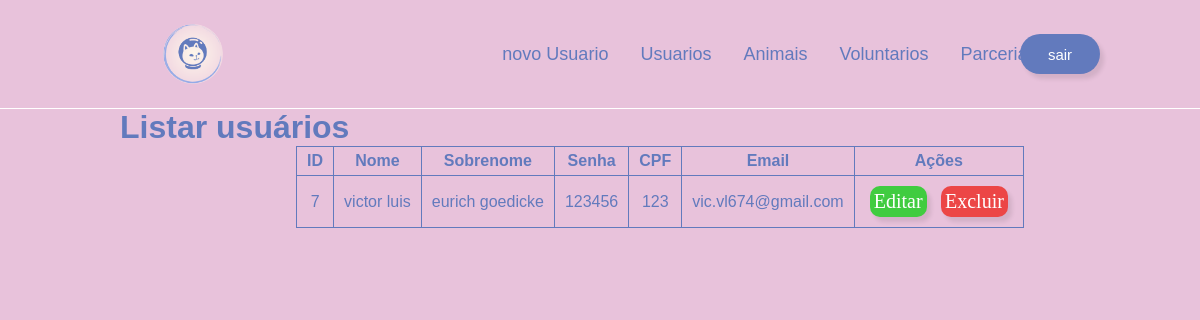
The page /administracao/crud.php?page=listar (signed in) on the database its author committed.
### tables this page shows
CREATE TABLE `cadastro` (
  `id` int(11) NOT NULL,
  `nome` varchar(255) NOT NULL,
  `sobrenome` varchar(255) NOT NULL,
  `senha` varchar(25) NOT NULL,
  `cpf` varchar(255) NOT NULL,
  `email` varchar(255) NOT NULL
);

### classes/db2.php (called while the page is built)
<?php
    class conexao
    {
        private $host = "localhost";
        private $user = "root";
        private $pass = "";
        private $base  = "dbcadastro";
        private $conn1;
        public function __construct()
        {
            $this->conn1 = mysqli_connect($this->host, $this->user , $this->pass) or die ("Conexao com o banco ".mysqli_error($this->conn1));
            mysqli_select_db($this->conn1,$this->base)or die ("erro ao conectar ".mysqli_error($this->conn1));
        }
        public function getConn()
        {
            return $this->conn1;
        }
    }

### classes/usuarioDB.php (called while the page is built, shortened)
<?php
class UsuarioDB
{
    private $conexao;
    private $id;
    private $nome;
    private $sobrenome;
    private $senha;
    private $cpf;
    private $email;
    public function __construct()
    {
        $this->conexao = new conexao();
    }
    public function getNome()
    {
        return $this->nome;
    }
    public function setNome($nome)
    {
        $this->nome = $nome;
    }
    public function getSobrenome()
    {
        return $this->sobrenome;
    }
    public function setSobrenome($sobrenome)
    {
        $this->sobrenome = $sobrenome;
    }
    public function getSenha()
    {
        return $this->senha;
    }
    public function setSenha($senha)
    {
        $this->senha = $senha;
    }
    public function getEmail()
    {
        return $this->email;
    }
    public function setEmail($email)
    {
        $this->email = $email;
    }
    public function getCpf()
    {
        return $this->cpf;
    }
    public function setCpf($cpf)
    {
        $this->cpf = $cpf;
    }
    public function getId()
    {
        return $this->id;
    }
    public function setId($id)
    {
        $this->id = $id;
    }
    public function ListarUsuarios()
    {
        $usuarios = array();
        $sql = "SELECT * FROM cadastro";
        $res = mysqli_query($this->conexao->getConn(), $sql);
        while ($row = mysqli_fetch_assoc($res)) {
            $usuariodb = new UsuarioDB();
            $usuariodb->setId($row['id']);
            $usuariodb->setNome($row['nome']);
            $usuariodb->setSobrenome($row['sobrenome']);
            $usuariodb->setSenha($row['senha']);
            $usuariodb->setCpf($row['cpf']);
            $usuariodb->setEmail($row['email']);
            $usuarios[] = $usuariodb;
        }
        return $usuarios;
    }
}

### administracao/listar_usuario.php (the view)
<h1>Listar usuários</h1>
<?php
include("../classes/UsuarioDB.php");
$usuarioDB = new UsuarioDB();
$res = $usuarioDB->ListarUsuarios();
$qtd = count($res);
if ($qtd > 0) {
    echo "<table class='table'>";
    echo "<th>ID</th>";
    echo "<th>Nome</th>";
    echo "<th>Sobrenome</th>";
    echo "<th>Senha</th>";
    echo "<th>CPF</th>";
    echo "<th>Email</th>";
    echo "<th>Ações</th>";
    foreach ($res as $row) {
        echo "<tr>";
        echo "<td>" . $row->getId() . "</td>";
        echo "<td>" . $row->getNome() . "</td>";
        echo "<td>" . $row->getSobrenome() . "</td>";
        echo "<td>" . $row->getSenha() . "</td>";
        echo "<td>" . $row->getCpf() . "</td>";
        echo "<td>" . $row->getEmail() . "</td>";
       echo "<td>
            <button onclick=\"location.href='?page=editar&id=" . $row->getId() . "'\" class='editar'>Editar</button>
            <button onclick=\"if(confirm('Tem certeza que deseja excluir?')){location.href='?page=excluir&acao=excluir&id=" . $row->getId() . "';}else{false;}\" class='excluir'>Excluir</button>
            </td>";
        echo "</tr>";
    }
    echo "</table>";
} else {
    echo "<p class='alert alert-danger'>Nenhum cadastro encontrado!!!</p>";
}
?>

### css3/crud.css (style rules this page uses)
* { margin: 0; padding: 0; box-sizing: border-box; text-decoration: none; border: none; }
body { font-size: 100%; background: #E8C2DB; }
table { border: 1px solid #627ABD; border-collapse: collapse; margin: auto; padding: 30px; }
th { padding: 5px 10px; border: 0.5px solid #627ABD; text-align: center; margin: auto; color: #627ABD; }
td { padding: 5px 10px; border: 0.5px solid #627ABD; text-align: center; margin: auto; color: #627ABD; }
.editar { background: rgb(64, 204, 64); border: none; box-shadow: 4px 5px 4px rgba(0,0,0,0.096); font-family: 'Sarala', cursive; font-weight: 400px; border-radius: 10px; font-size: 20px; color: #ffffff; cursor: pointer; margin: 5px; padding: 4px; }
.excluir { background: rgb(236, 70, 70); border: none; box-shadow: 4px 5px 4px rgba(0,0,0,0.096); font-family: 'Sarala', cursive; font-weight: 400px; border-radius: 10px; font-size: 20px; color: #ffffff; cursor: pointer; margin: 5px; padding: 4px; }

### rows shown on the page
cadastro: id "7", nome "victor luis", sobrenome "eurich goedicke", senha "123456", cpf "123", email "vic.vl674@gmail.com"
